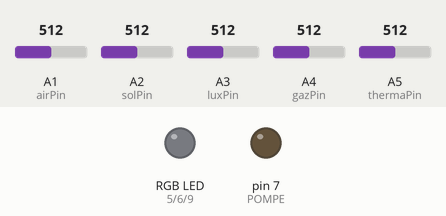
This sketch was run on a simulated Arduino Uno, built with avr-gcc and run on an emulated ATmega328P. Shown: an RGB LED mixed from three pins (HIGH = lit), output pins drawn as LEDs (lit = HIGH). Inputs (shaded band) come from the test bench; at power-on: A2 (solPin) = 512, A3 (luxPin) = 512, A1 (airPin) = 512, A4 (gazPin) = 512, A5 (thermaPin) = 512. Dim RGB values are drawn brighter than linear; what the sketch prints to the serial monitor is not drawn.

Above: at 2.0 s.
2.1 s: A2 (solPin) set to 367
3.9 s: A2 (solPin) set to 346
At 6.1 s:
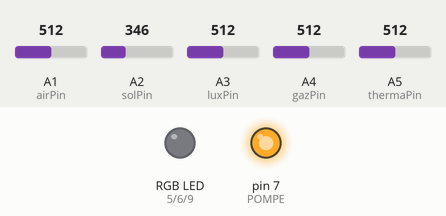
6.6 s: A3 (luxPin) set to 268
8.9 s: A3 (luxPin) set to 240
At 9.4 s:
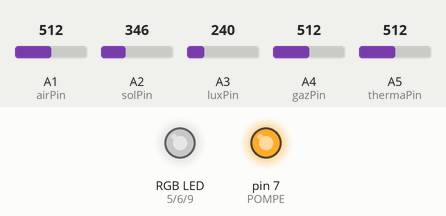
10.7 s: A2 (solPin) set to 446
12.8 s: A2 (solPin) set to 470
At 14.3 s:
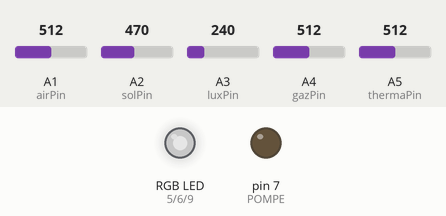
Timing chart, 0 to 15.6 s (numbered marks = the images above; inputs shaded):
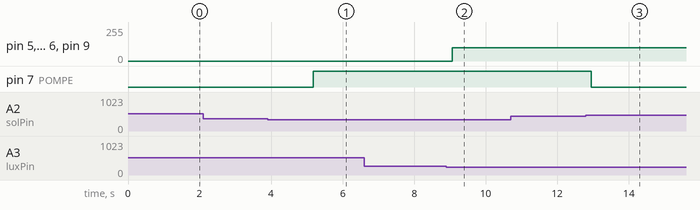

Measured:
- the behaviour switches between 359 and 358 on A2 (solPin) (found by bisection; images 0 and 1)
- the behaviour switches between 256 and 255 on A3 (luxPin) (found by bisection; images 1 and 2)
- the behaviour switches between 460 and 461 on A2 (solPin) (found by bisection; images 2 and 3)
- after the input at 2.1 s, every drawn part: stays the same
- after the input at 3.9 s, pin 7 (POMPE): LOW → HIGH after 1.3 s
- after the input at 6.6 s, every drawn part: stays the same
- after the input at 8.9 s, pin 5 (RED), pin 6 (GREEN), pin 9 (BLUE): 0/255 → 100/255 after 0.16 s
- after the input at 10.7 s, every drawn part: stays the same
- after the input at 12.8 s, pin 7 (POMPE): HIGH → LOW after 0.15 s

The sketch:

main.ino
```cpp
#define airPin A1
#define solPin A2
#define luxPin A3
#define gazPin A4
#define thermaPin A5

#define RED 5
#define GREEN 6
#define POMPE 7
#define BLUE 9

#define SERIES_RESISTOR 100000.0  // Résistance fixe de 100 kΩ
#define VCC 5.0  // Tension d'alimentation Arduino

#define A 0.0009032679
#define B 0.000248772
#define C 0.0000002041094

#include <SoftwareSerial.h>

bool pompeActive = false;

SoftwareSerial arduinoSerial(2, 3); // RX sur D2, TX sur D3
int sol;
int air;
int lux;
int gaz;
int rawValue;

void setup() {
  Serial.begin(115200);  // Debug sur le moniteur série
  arduinoSerial.begin(4800);   // Communication avec l'ESP8266

  pinMode(solPin, INPUT);
  pinMode(airPin, INPUT);
  pinMode(luxPin, INPUT);
  pinMode(gazPin, INPUT);
  pinMode(thermaPin, INPUT);

  pinMode(RED, OUTPUT);
  pinMode(GREEN, OUTPUT);
  pinMode(BLUE, OUTPUT);
  pinMode(POMPE, OUTPUT);

  digitalWrite(RED, HIGH);
  digitalWrite(GREEN, HIGH);
  digitalWrite(BLUE, HIGH);
  digitalWrite(POMPE, LOW);

  analogWrite(RED, 0);
  analogWrite(BLUE, 0);
  analogWrite(GREEN, 0);
}

void loop() {

   sol = analogRead(solPin);
   air = analogRead(airPin);
   lux = analogRead(luxPin);
   gaz = analogRead(gazPin);
   rawValue = analogRead(thermaPin);

   float voltage = (rawValue / 1023.0) * VCC;
   float resistance = SERIES_RESISTOR * (voltage / (VCC - voltage));
   float lnR = log(resistance);
   float temperatureKelvin = 1.0 / (A + (B * lnR) + (C * lnR * lnR * lnR));

   float calc_sol = ((float)sol / 1023) * 100;
   float calc_air = ((float)air / 1023) * 100;
   float calc_lux = ((float)lux / 1023) * 100;
   float calc_gaz = ((float)gaz / 1023) * 100;
   float calc_temp = ((3950.0 / (log(resistance / 100000.0) + (3950.0 / 298.15))) - 273.15) * -1;

   if(calc_lux < 25) {
     analogWrite(RED, 100);
     analogWrite(BLUE, 100);
     analogWrite(GREEN, 100);
   } else {
     analogWrite(RED, 0);
     analogWrite(BLUE, 0);
     analogWrite(GREEN, 0);
   }

   //Information capteur d'humidité des sols
   Serial.print("sol = ");
   Serial.print(calc_sol); // afficher pourcentage
   Serial.print("% | Val = ");
   Serial.println(sol); // afficher variable

   //Informations capteur d'humidité de l'air
   Serial.print("air = ");
   Serial.print(calc_air); // afficher pourcentage
   Serial.print("% | Val = ");
   Serial.println(air); // afficher pourcentage

   //Informations capteur de lux
   Serial.print("lux = ");
   Serial.print(calc_lux); // afficher pourcentage
   Serial.print("% | Val = ");
   Serial.println(lux); // afficher pourcentage

   //Informations capteur de lux
   Serial.print("gaz = ");
   Serial.print(calc_gaz); // afficher pourcentage
   Serial.print("% | Val = ");
   Serial.println(gaz); // afficher pourcentage

   //Informations capteur de température
   Serial.print("temp = ");
   Serial.print(calc_temp);
   Serial.println("°C");

   // Construction propre du JSON
   String jsonData = "{\"device\": \"raspberry_device\", \"data\": {";
   jsonData += "\"lux\": " + String(calc_lux, 2) + ",";
   jsonData += "\"humidity_air\": " + String(calc_air, 2) + ",";
   jsonData += "\"humidity_sol\": " + String(calc_sol, 2) + ",";
   jsonData += "\"gaz\": " + String(calc_gaz, 2) + ",";
   jsonData += "\"thermal\": " + String(calc_temp, 2);
   jsonData += "}}";

   if(calc_sol <= 35 && !pompeActive) {
    pompeActive = true;
    digitalWrite(POMPE, HIGH);
   Serial.println("Pompage...");
   } else if(calc_sol >= 45 && pompeActive) {
    pompeActive = false;
    digitalWrite(POMPE, LOW);
   Serial.println("Pompage désactivé...");
   }

   // Affichage pour le debug
   Serial.println("Envoi JSON: " + jsonData);

   // Envoi des données à l'ESP8266
   arduinoSerial.println(jsonData);

   delay(1000);
}
```
